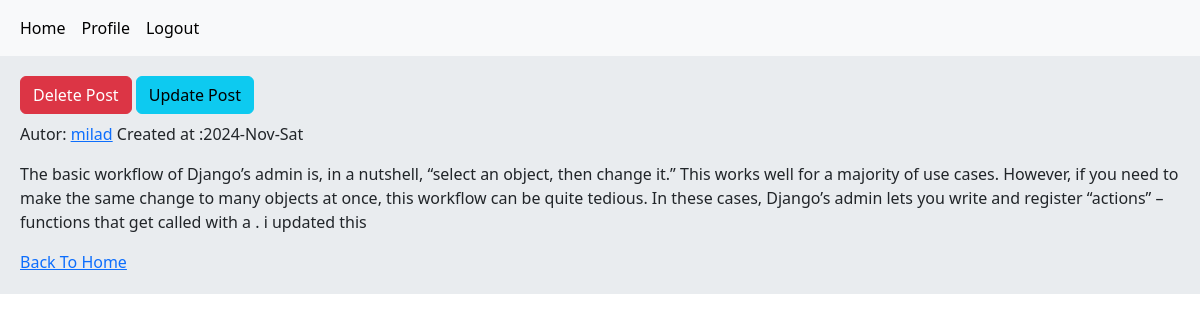
Screenshot of /post/7/the-basic-workflow-of-djangos/ (signed in) with the database file from the repository.
### home/models.py (models this page shows, shortened)
class Post(models.Model):
    user = models.ForeignKey(User, on_delete=models.CASCADE)
    title = models.CharField(max_length=200)
    body = models.TextField()
    slug = models.SlugField(unique=True)
    created = models.DateTimeField(auto_now_add=True)
    updated = models.DateTimeField(auto_now=True)

### home/views.py (the view)
# urls.py: path('post/<int:pk>/<slug:slug>/', views.PostDetailView.as_view(), name='post_detail'),
class PostDetailView(LoginRequiredMixin, View):
    def get(self, request, pk, slug):
        post = Post.objects.get(pk=pk, slug=slug)
        return render(request, 'home/detail.html', {'post': post})

### home/templates/home/detail.html (shortened to what this page needs)
{% extends 'master.html' %}
{% block body %}
    {% if request.user.id == post.user.id %}
        <a href="{% url 'home:post_delete' post.pk %}" class="btn btn-danger mb-2">Delete Post</a>
        <a href="{% url 'home:post_update' post.pk %}" class="btn btn-info mb-2">Update Post</a>
    {% endif %}
    <p>Autor: <a href="{% url 'account:user_profile' request.user.pk %}" class="mr-1"> {{ post.user.username }}</a>
        Created at :{{ post.updated|date:"Y-M-D" }}</p>
    <p>{{ post.body }}</p>
    <a href="{% url  'home:home' %}">Back To Home</a>
{% endblock %}

### rows the page displays
Post: user.username "milad", updated "2024-Nov-Sat", body "The basic workflow of Django’s admin is, in a nutshell, “select an object, then change it.” This works well for a majority of use cases. However, if you need to make the same change to many objects at once, this workflow can be quite tedious. In these cases, Django’s admin lets you write and register “actions” – functions that get called with a . i updated this"
